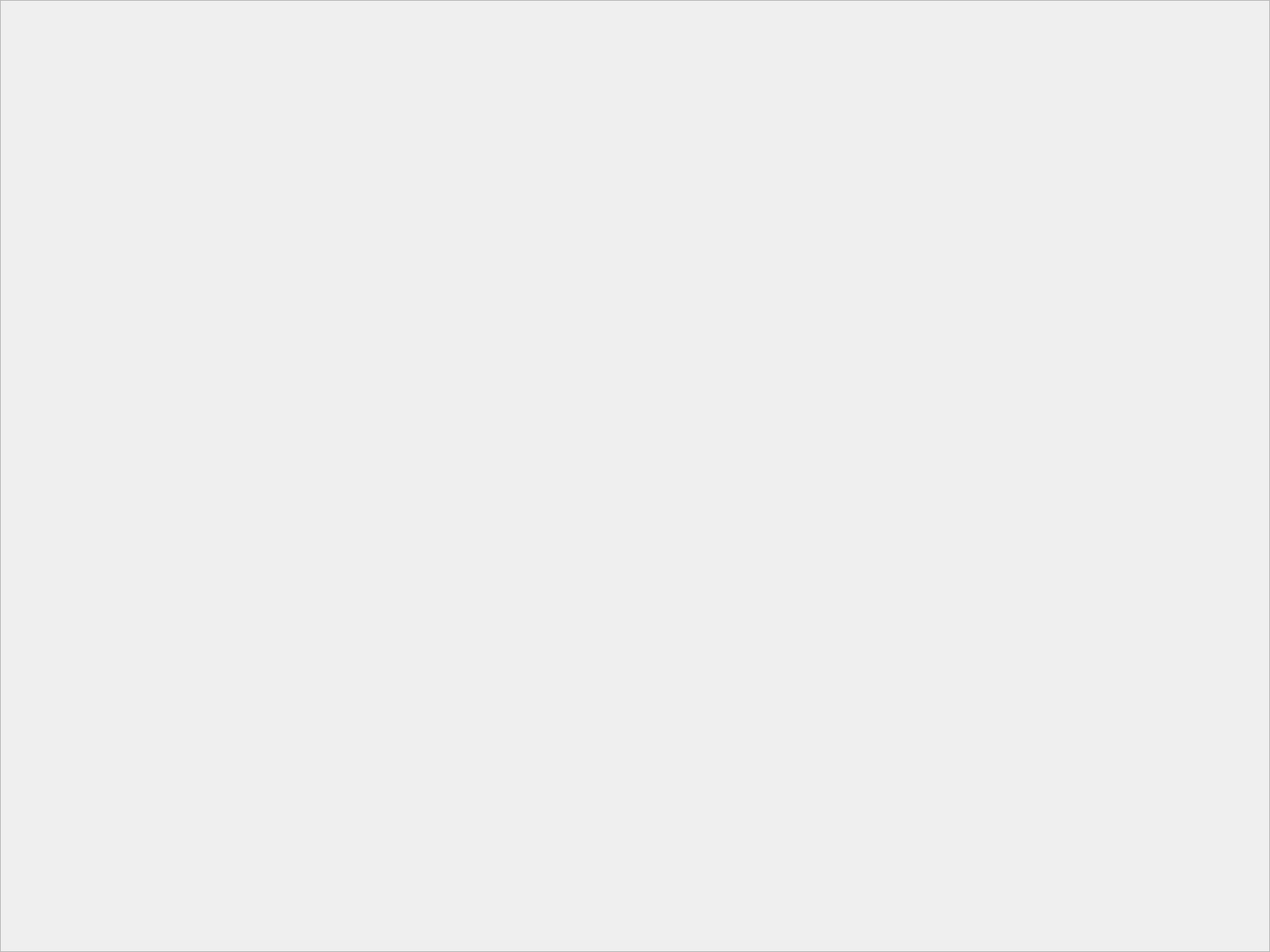
<?xml version="1.0" encoding="UTF-8"?>
<ui version="4.0">
 <class>MinimumVisualizerDock</class>
 <widget class="QDialog" name="MinimumVisualizerDock">
  <property name="geometry">
   <rect>
    <x>0</x>
    <y>0</y>
    <width>1600</width>
    <height>1200</height>
   </rect>
  </property>
  <property name="windowTitle">
   <string>Dialog</string>
  </property>
  <widget class="QScrollArea" name="scrollArea">
   <property name="geometry">
    <rect>
     <x>0</x>
     <y>0</y>
     <width>1600</width>
     <height>1200</height>
    </rect>
   </property>
   <property name="widgetResizable">
    <bool>true</bool>
   </property>
   <widget class="QWidget" name="scrollAreaWidgetContents">
    <property name="geometry">
     <rect>
      <x>0</x>
      <y>0</y>
      <width>1598</width>
      <height>1198</height>
     </rect>
    </property>
    <widget class="QWidget" name="gridLayoutWidget">
     <property name="geometry">
      <rect>
       <x>0</x>
       <y>-1</y>
       <width>401</width>
       <height>301</height>
      </rect>
     </property>
     <layout class="QGridLayout" name="container"/>
    </widget>
   </widget>
  </widget>
 </widget>
 <resources/>
 <connections/>
</ui>
